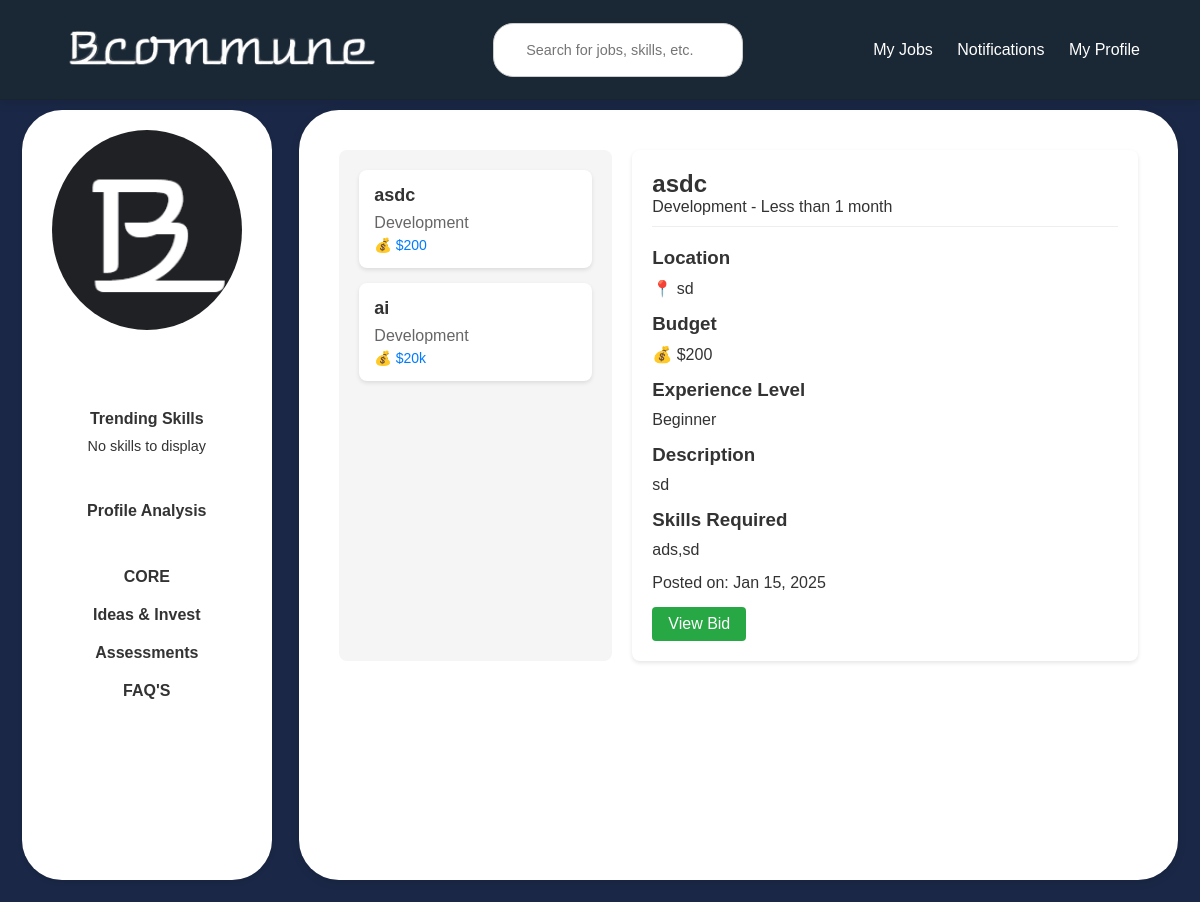
/company/dashboard/myportfolio/all_freelance_projects_company (signed in), run on an earlier commit of the app's database.
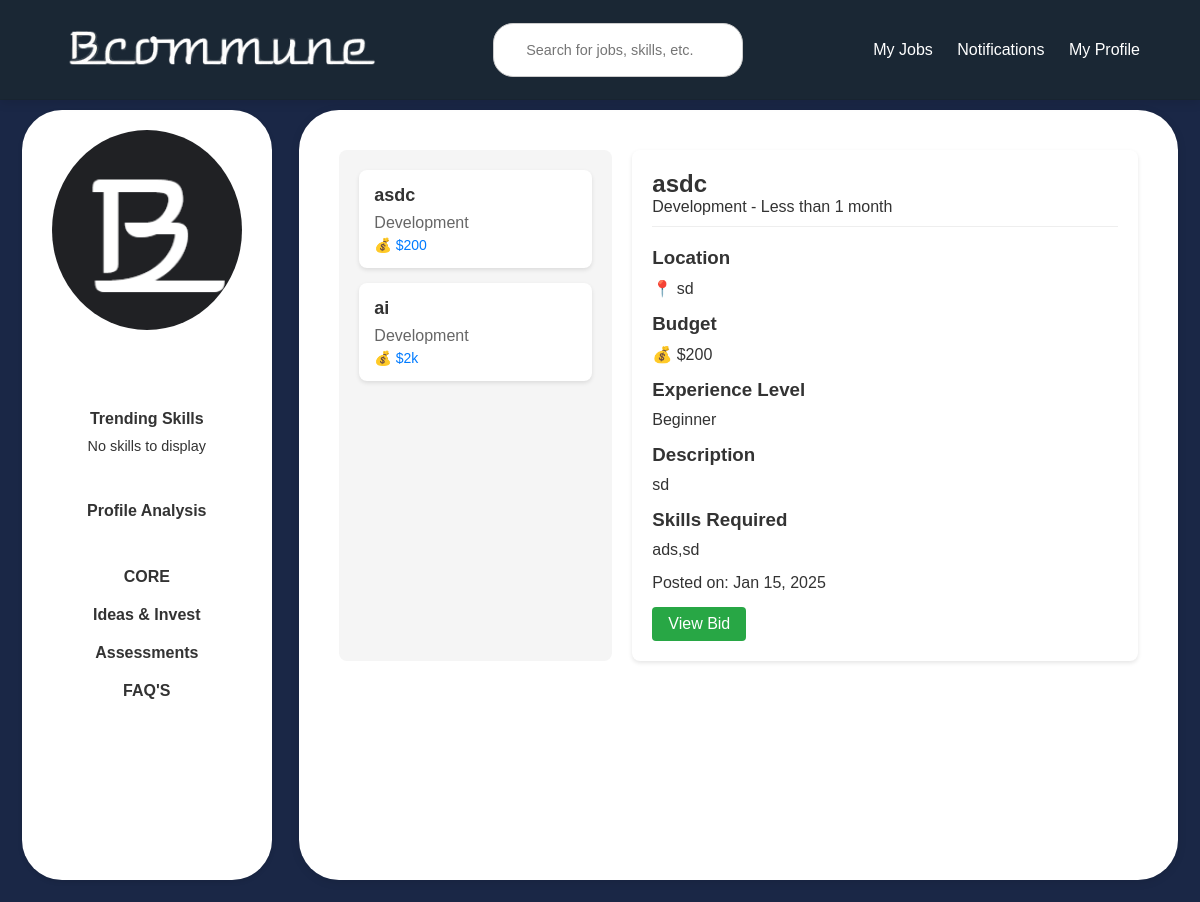
And on a later commit of the database.
### users/models.py (models this page shows, shortened)
class CustomUser(AbstractUser):
    USER_TYPE_CHOICES = (
        ('individual', 'Individual'),
        ('company', 'Company'),
    )
    user_type = models.CharField(max_length=10, choices=USER_TYPE_CHOICES, default='company')
    company_name = models.CharField(max_length=255, null=True, blank=True)
    company_website = models.URLField(max_length=200, null=True, blank=True)
    industry = models.CharField(max_length=100, null=True, blank=True)
    company_size = models.CharField(max_length=20, null=True, blank=True)
    company_type = models.CharField(max_length=255, null=True, blank=True)
    designation = models.CharField(max_length=255, null=True, blank=True)
    phone_number = models.CharField(max_length=15, null=True, blank=True)
    bcommune_profile = models.URLField(null=True, blank=True)
    profile_picture = models.ImageField(upload_to='profile_pics/', blank=True, null=True)
    about_company = models.TextField(null=True, blank=True)  # About the Company
    founding_year = models.PositiveIntegerField(null=True, blank=True)  # Establishment Year
    headquarters = models.CharField(max_length=255, null=True, blank=True)  # Headquarters Location
    branches = models.TextField(null=True, blank=True)
    business_registration_number = models.CharField(max_length=100, null=True, blank=True)
    legal_structure = models.CharField(
        max_length=50,
        choices=[
            ('LLP', 'LLP'),
            ('Pvt Ltd', 'Private Limited'),
            ('Partnership', 'Partnership'),
            ('Sole Proprietorship', 'Sole Proprietorship'),
            ('Others', 'Others'),
        ],
        null=True,
        blank=True
    )
    core_services = models.TextField(null=True, blank=True)
    social_media_links = models.JSONField(default=dict, blank=True)  # Example: {"facebook": "", "linkedin": "", "twitter": ""}
    portfolio = models.TextField(null=True, blank=True)

class FreelanceProject(models.Model):
    CATEGORY_CHOICES = [
        ('Development', 'Development'),
        ('Design', 'Design'),
        ('Marketing', 'Marketing'),
        ('Writing', 'Writing'),
        ('Data Entry', 'Data Entry'),
        ('Other', 'Other'),
    ]
    EXPERIENCE_LEVEL_CHOICES = [
        ('Beginner', 'Beginner'),
        ('Intermediate', 'Intermediate'),
        ('Expert', 'Expert'),
    ]
    PAYMENT_TERMS_CHOICES = [
        ('Milestone-based', 'Milestone-based'),
        ('Hourly', 'Hourly'),
        ('Fixed-price', 'Fixed-price'),
    ]
    DURATION_CHOICES = [
        ('Less than 1 month', 'Less than 1 month'),
        ('1-3 months', '1-3 months'),
    ]
    title = models.CharField(max_length=200)
    category = models.CharField(max_length=50, choices=CATEGORY_CHOICES)
    description = models.TextField()
    skills_required = models.TextField()  # Store as comma-separated values
    duration = models.CharField(max_length=50, choices=DURATION_CHOICES)
    budget = models.CharField(max_length=50)
    payment_terms = models.CharField(max_length=50, choices=PAYMENT_TERMS_CHOICES)
    experience_level = models.CharField(max_length=50, choices=EXPERIENCE_LEVEL_CHOICES)
    location_preference = models.CharField(max_length=200, blank=True, null=True)
    language_requirements = models.CharField(max_length=200, blank=True, null=True)
    attachments = models.FileField(upload_to='attachments/', blank=True, null=True)
    company_name = models.CharField(max_length=200)
    company_description = models.TextField()
    point_of_contact_name = models.CharField(max_length=100)
    point_of_contact_email = models.EmailField()
    point_of_contact_phone = models.CharField(max_length=15)
    user = models.ForeignKey(settings.AUTH_USER_MODEL, on_delete=models.CASCADE)
    created_at = models.DateTimeField(auto_now_add=True)

### users/views.py (the view)
# urls.py: path('company/dashboard/myportfolio/all_freelance_projects_company',views.all_freelance_projects_company,name='all_freelance_projects_company'),
def all_freelance_projects_company(request):
    if not request.user.is_authenticated:
        return redirect('login')  # Redirect to login page if not authenticated
    freelance_projects = FreelanceProject.objects.filter(user=request.user).order_by('-created_at')
    return render(request, 'all_freelance_projects_company.html', {'freelance_projects': freelance_projects})

### users/templates/all_freelance_projects_company.html (shortened to what this page needs)
{% load static %}
<!DOCTYPE html>
<html lang="en">
<head>
    <link rel="stylesheet" href="{% static 'css/common.css' %}">
</head>
<body>
    {% include 'header1.html' %}
    <div class="main-container">
        {% include 'sidebar.html' %}
        <div class="content">
            <div class="container">
                <div class="left-container">
                    {% for project in freelance_projects %}
                        <div class="project-card" onclick="showProjectDetails('{{ project.id }}')">
                            <div class="project-title">{{ project.title }}</div>
                            <div class="project-type">{{ project.category }}</div>
                            <div class="project-budget">💰 ${{ project.budget }}</div>
                        </div>
                    {% endfor %}
                </div>
                <div class="right-container">
                    {% for project in freelance_projects %}
                        <div id="project-details-{{ project.id }}" class="project-details">
                            <div class="detail-header">
                                <h2>{{ project.title }}</h2>
                                <p>{{ project.category }} - {{ project.duration }}</p>
                            </div>
                            <div class="detail-section">
                                <h3>Location</h3>
                                <p>📍 {{ project.location_preference|default:"Remote" }}</p>
                            </div>
                            <div class="detail-section">
                                <h3>Budget</h3>
                                <p>💰 ${{ project.budget }}</p>
                            </div>
                            <div class="detail-section">
                                <h3>Experience Level</h3>
                                <p>{{ project.experience_level }}</p>
                            </div>
                            <div class="detail-section">
                                <h3>Description</h3>
                                <p>{{ project.description }}</p>
                            </div>
                            <div class="detail-section">
                                <h3>Skills Required</h3>
                                <p>{{ project.skills_required }}</p>
                            </div>
                            <div class="detail-section">
                                <p>Posted on: {{ project.created_at|date:"M d, Y" }}</p>
                            </div>
                            <a href="{% url 'view_freelance_bids' project.id %}" class="place-bid-btn">View Bid</a>
                        </div>
                    {% endfor %}
                </div>
            </div>
        </div>
    </div>
</body>
</html>

### users/templates/header1.html
{%load static%}
<header>
    <div class="navbar">
        <div class="logo">
            <a href="{% url 'individual_dashboard' %}">
                <img src="{% static 'images/Bcommune_logo.png' %}" alt="Bcommune Logo">
            </a>
        </div>
        <div class="search-bar">
            <input type="text" placeholder="   Search for jobs, skills, etc." />
        </div>
        <nav>
            <a href="/templates/myjobsstudents.html">My Jobs</a>
            <a href="#">Notifications</a>
            <a href="{% url 'individual_profile' %}">My Profile</a>
        </nav>
    </div>
</header>

### users/templates/sidebar.html (shortened to what this page needs)
{% load static %}
<div class="sidebar">
    <div class="profile-section">
        {% if user.profile_picture %}
        <img src="{{ user.profile_picture.url }}" alt="User Photo" class="profile-pic">
        {% else %}
        <img src="{% static 'images/default-profile.png' %}" alt="Default Profile Picture" class="profile-pic">
        {% endif %}
    </div>
    <br><br>
    <h4>Trending Skills</h4>
    <ul>
        {% for skill in user.trending_skills.all %}
        <li>#{{ skill }}</li>
        {% empty %}
        <li>No skills to display</li>
        {% endfor %}
    </ul>
    <br>
    <h4>
        <a href="profileanalysis.html" style="text-decoration: none; color: inherit;">Profile Analysis</a>
    </h4>
    <br>
    <h4>
        <a href="core.html" style="text-decoration: none; color: inherit;">CORE</a>
    </h4>
    <h4>
        <a href="{% url 'ideasandinvest' %}" style="text-decoration: none; color: inherit;">Ideas & Invest</a>
    </h4>
    <h4>
        <a href="assessment.html" style="text-decoration: none; color: inherit;">Assessments</a>
    </h4>
    <h4>
        <a href="{% url 'faq' %}" style="text-decoration: none; color: inherit;">FAQ'S</a>
    </h4>
</div>

### static/css/common.css (style rules this page uses)
* { margin: 0; padding: 0; box-sizing: border-box; font-family: Arial, sans-serif; }
body { background-color: #1a2734; color: #333; font-family: Arial, sans-serif; min-height: 100vh; display: flex; flex-direction: column; margin: 0; }
header { background-color: #1a2734; padding: 15px 5%; color: white; box-shadow: 0 4px 10px rgba(0, 0, 0, 0.1); position: fixed; width: 100%; top: 0; left: 0; z-index: 1000; display: flex; align-items: center; justify-content: space-between; }
.navbar { display: flex; justify-content: space-between; align-items: center; width: 100%; }
.navbar .logo img { height: 65px; width: auto; }
.navbar nav a { color: white; text-decoration: none; margin-left: 20px; font-size: 1rem; transition: color 0.3s ease; }
.search-bar { display: flex; align-items: center; justify-content: center; gap: 10px; }
.search-bar input { padding: 18px 20px; border: 1px solid #ccc; border-radius: 20px; outline: none; font-size: 0.9rem; width: 250px; max-width: 100%; transition: border-color 0.3s ease; }
.sidebar { background-color: white; padding: 20px; width: 250px; min-height: calc(100vh - 30px); margin-right: 0.2cm; border-radius: 40px; text-align: center; box-shadow: 0 2px 5px rgba(0, 0, 0, 0.1); flex-shrink: 0; margin-left: 1%; margin-bottom: 1%; }
.profile-pic { width: 190px; height: 200px; border-radius: 50%; margin-bottom: 10px; object-fit: cover; }
.sidebar h4 { margin: 20px 0 10px; font-size: 1rem; }
.sidebar ul { list-style: none; padding: 0; }
.sidebar ul li { margin: 10px 0; font-size: 0.9rem; cursor: pointer; }
.main-container { display: flex; flex-wrap: wrap; justify-content: space-between; padding: 10px; background-color: #1a2746; margin-top: 100px; gap: 20px; }
.content { flex: 1; padding: 20px; background-color: white; border-radius: 40px; box-shadow: 0 2px 10px rgba(0, 0, 0, 0.1); margin-bottom: 1%; margin-right: 1%; }

### users/templates/all_freelance_projects_company.html (style rules this page uses)
.container { display: flex; margin: 20px; gap: 20px; }
.left-container { flex: 1; padding: 20px; background-color: #f5f5f5; border-radius: 8px; max-height: 80vh; overflow-y: auto; }
.right-container { flex: 2; padding: 20px; background-color: #fff; border-radius: 8px; box-shadow: 0 2px 4px rgba(0, 0, 0, 0.1); }
.project-card { background: white; padding: 15px; margin-bottom: 15px; border-radius: 8px; box-shadow: 0 2px 4px rgba(0, 0, 0, 0.1); cursor: pointer; transition: transform 0.2s; }
.project-title { font-size: 18px; font-weight: bold; margin-bottom: 8px; }
.project-type { color: #666; margin-bottom: 5px; }
.project-budget { color: #007bff; font-size: 14px; }
.project-details { display: none; }
.project-details.active { display: block; }
.detail-header { margin-bottom: 20px; padding-bottom: 10px; border-bottom: 1px solid #eee; }
.detail-section { margin-bottom: 15px; }
.detail-section h3 { color: #333; margin-bottom: 10px; }
.place-bid-btn { background-color: #28a745; color: white; padding: 8px 16px; border: none; border-radius: 4px; cursor: pointer; display: inline-block; text-decoration: none; }

What changed in the data, as far as the page shows it:
changed FreelanceProject "ai": budget "20k" → "2k"
